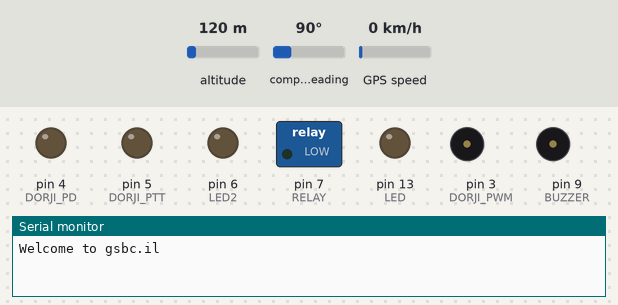
The sketch below on a simulated Arduino Uno, built with avr-gcc and run on an emulated ATmega328P. On the bench: switched loads named in the sketch (green lamp = pin HIGH), output pins drawn as LEDs (lit = HIGH), buzzer (waves = sounding, pin HIGH), the last lines printed to the serial monitor. The test bench sets the inputs (shaded band); at power-on: altitude 120 m, compass heading 90°, GPS speed 0 km/h. The GPS gets a fix after 3 s at 37.7749, -122.4194 with 8 satellites; the modem accepts every AT command (registered, SIM ready, sends succeed) and sends nothing else; pins used as bus, display or sensor lines are not drawn.

Above: at 0.1 s.
At 4.4 s:
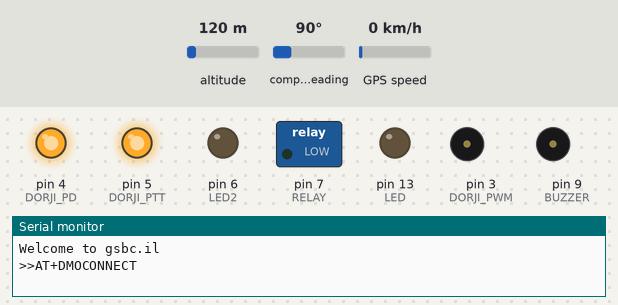
At 4.8 s:
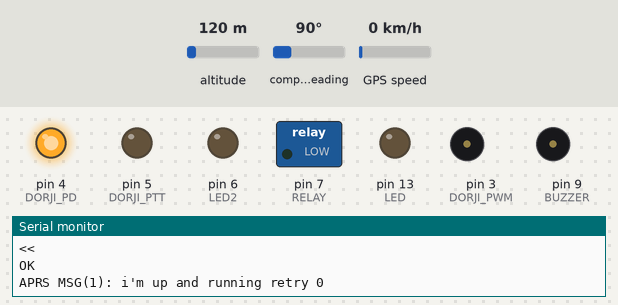
Timing chart, 0 to 4.9 s (numbered marks = the images above):
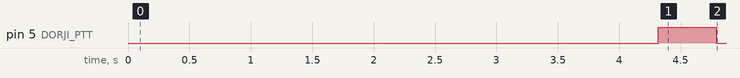

The sketch:

Balloon3MC.ino
```cpp
#include <TinyGPS.h>
#include <util/crc16.h>
#include <SoftwareSerial.h>

#define DORJI_RX 2
#define DORJI_TX 10
#define DORJI_PD 4
#define DORJI_PTT 5
#define DORJI_PWM 3

#define RELAY 7
#define BUZZER 9
#define LED 13
#define LED2 6
#define GPS_RX 11
#define GPS_TX 12

/*
Ganey Tikva
Sats HDOP Latitude Longitude Fix  Date       Time       Date Alt     Course Speed Card  Distance Course Card  Chars Sentences Checksum
          (deg)    (deg)     Age                        Age  (m)     --- from GPS ----  ---- to London  ----  RX    RX        Fail
--------------------------------------------------------------------------------------------------------------------------------------
4    254  32.06388 34.86903  487  06/27/2015 12:17:33   545  104.40  0.00   0.07  N     3564     317.72 NW    17160 58        112


NO FIX

|$GPGGA,130003.02,,,,,0,00,99.99,,,,,,*65
|$GPGGA,130004.00,,,,,0,00,99.99,,,,,,*60
|$GPGGA,130005.00,,,,,0,00,99.99,,,,,,*61
|$GPGGA,130006.00,,,,,0,00,99.99,,,,,,*62
Fix!
|$GPGGA,130029.00,3203.83323,N,03452.14076,E,1,04,11.89,104.6,M,17.4,M,,*6E
|$GPGGA,130030.00,3203.83277,N,03452.14068,E,1,04,11.90,104.8,M,17.4,M,,*6F
|$GPGGA,130031.00,3203.83253,N,03452.14062,E,1,04,11.91,103.8,M,17.4,M,,*64
|$GPGGA,130032.00,3203.83230,N,03452.14067,E,1,04,11.91,104.3,M,17.4,M,,*6B
|$GPGGA,130033.00,3203.83216,N,03452.14070,E,1,04,11.92,104.9,M,17.4,M,,*61
|$GPGGA,130034.00,3203.83106,N,03452.14077,E,1,05,6.12,106.4,M,17.4,M,,*53

*/
static const uint8_t PROGMEM _sine_table[] = {
#include "sine_table.h"
};

#define APRS_TX_ENABLE 5
#define APRS_PWM 3

#define RTTY_BAUD 50     // RTTY Baud rate (Recommended = 50)
#define BAUD_RATE      (1200)
#define TABLE_SIZE     (512)
#define PREAMBLE_BYTES (150)
#define REST_BYTES     (5)

int aprs_tx_status = 0, aprs_attempts = 0;
unsigned long startTime;
char comment[3]={
  ' ', ' ', '\0'};

#define APRS_TX_INTERVAL 0.25  // APRS TX Interval in minutes
#define APRS_CALLSIGN "4X6UB"
#define APRS_SSID     (11)

uint8_t sats = 0;
int32_t lat = 0, lon = 0, alt = 0;
int32_t maxalt = 0, lat_dec = 0, lon_dec =0 ,tslf=0;
int aprstxstatus=0;
int temperature1 = 0;
int hasJettisoned = 0;
int count, errorstatus=0;

volatile static uint8_t *_txbuf = 0;
volatile static uint8_t  _txlen = 0;

#define PLAYBACK_RATE    (F_CPU / 256)
#define SAMPLES_PER_BAUD (PLAYBACK_RATE / BAUD_RATE)
#define PHASE_DELTA_1200 (((TABLE_SIZE * 1200L) << 7) / PLAYBACK_RATE)
#define PHASE_DELTA_2200 (((TABLE_SIZE * 2200L) << 7) / PLAYBACK_RATE)
#define PHASE_DELTA_XOR  (PHASE_DELTA_1200 ^ PHASE_DELTA_2200)

TinyGPS gps;
SoftwareSerial nss(GPS_RX, GPS_TX);
SoftwareSerial mySerial(DORJI_RX, DORJI_TX); // RX, TX

long origin_lat = 0.0, origin_lon = 0.0;
long prev_alt = 0, origin_alt = 0;
bool had_fix = false;
bool im_lost = true;
long prev_time = TinyGPS::GPS_INVALID_TIME;
double vslp = 0;
long sim_time_delta = 0;

//#define APRS_TEST

/*****************************************************************************************/
/*                                      M A I N                                          */
/*****************************************************************************************/

void setup()
{
  Serial.begin(9600);
  Serial.print("Welcome to gsbc.il\r\n");
  pinMode(BUZZER,OUTPUT);
  digitalWrite(BUZZER, LOW);
  pinMode(RELAY,OUTPUT);
  digitalWrite(RELAY, LOW);
  pinMode(LED2,OUTPUT);
  pinMode(LED,OUTPUT);
  ax25_init();
  initialise_interrupt();
  nss.begin(4800);
  init_gps();
  delay(4000);
  mySerial.begin(9600);
  init_dorji();
  send_APRS_msg("i'm up and running");
}


void loop()
{
  bool newdata = false;
  unsigned long start = millis();
  float flat, flon;
  long llat, llon, lalt;
  unsigned long age, date, time, chars = 0;
  unsigned short sentences = 0, failed = 0;
  int sats = 0;

  Serial.print("|");

  // Every second we print an update
  while (millis() - start < 1000)
  {
    if (feedgps())
    {
      Serial.write('v');
      newdata = true;
    }
  }
  digitalWrite(LED2, !digitalRead(LED2));

  // age is calculated with millis() which is currupted by APRS ISR
  gps.get_position(&llat, &llon, &age);
  gps.get_datetime(&date, &time, &age);
  lalt = (long)gps.altitude();
  sats = gps.satellites();

#ifdef APRS_TEST
      age = 500;
      llat = 32063880; //32.06388 ; // milionth of deg
      llon = 34869030; //34.86903 ; // milionth of deg
      lalt = 10000 + 260 * sim_time_delta; // in cm
      sats = 3;
      time = 10000000 + 100 * (sim_time_delta++); // hhmmsscc
#endif

  bool is_fix_good = ((sats != TinyGPS::GPS_INVALID_SATELLITES)
                   && (llat != TinyGPS::GPS_INVALID_ANGLE)
                   && (llon != TinyGPS::GPS_INVALID_ANGLE));
  bool is_fix_new = (time != prev_time);

  if (is_fix_good && is_fix_new)
  {
    im_lost = false;
    if (!had_fix)
    {
      //first good fix
      Serial.print("\r\nFix!");
      had_fix = true;
      origin_lat = flat;
      origin_lon = flon;
      origin_alt = alt;
      print_fix_data(flat, flon, alt, sats);
      dorji_play_tone();
      prev_time = time;
    }

    lat = (long)(llat * 10);
    lon = (long)(llon * 10);
    alt = lalt / 100;

    double vertical_speed = (alt - prev_alt) / (timestamp(time) - timestamp(prev_time));
    prev_alt = alt;
    prev_time = time;
    vslp = (vslp + vertical_speed) / 2;

    // release mechanism
    if (!hasJettisoned)
    {
      if (alt > 300)
      Jettison(1);
    if (lon > 349400000) // 34.94
      Jettison(2);
//    if ( uptime > 7 * 60) // seconds
//     Jettison(3);
//    if (temperature1 < -35)
//      Jettison(4);
//    if (battvaverage < 2.0)
//      Jettison(5);
    }

#ifndef APRS_TEST
    if (alt < 500)
      digitalWrite(BUZZER, !digitalRead(BUZZER));
#endif

    if (aprs_tx_status==0)
    {
      startTime=millis();
      aprs_tx_status=1;
    }
    digitalWrite(LED, aprstxstatus);
    if(millis() - startTime > (APRS_TX_INTERVAL*60000))
    {
      Serial.print("\r\nTX!");
      aprs_tx_status=0;
      send_APRS_possition();
      aprs_attempts++;
    }
  }
  else // no fix
  {
    if (had_fix && !im_lost)
       send_APRS_msg("i'm lost");
    im_lost = true;
  }
}

void Jettison(int reason)
{
  char msg[50];
  char* myStrings[] = {"", "altitude", "longitude", "timeout", "temp", "battery", "lost gps"};
  strcpy(msg, "Jetison: ");
  strcat(msg, myStrings[reason]);
  digitalWrite(RELAY, HIGH);
  send_APRS_msg(msg);
  digitalWrite(RELAY, LOW);
      hasJettisoned = reason;
}

/*****************************************************************************************/
/*                                   Dorji                                               */
/*****************************************************************************************/

bool dorji_cmnd(char* cmnd)
{
  bool rc = false;
  Serial.print(">>");
  Serial.print(cmnd);
  mySerial.println(cmnd);
  delay(100);
  Serial.print("<<");
  while (mySerial.available())
  {
    rc = true;
    Serial.write(mySerial.read());
  }
  Serial.print("\r\n");
  delay(100);
  return rc;
}

void init_dorji()
{
  bool success = false;
  pinMode(DORJI_TX,OUTPUT);
  pinMode(DORJI_PD,OUTPUT);
  pinMode(DORJI_PTT,OUTPUT);
  pinMode(DORJI_PWM,OUTPUT);
  digitalWrite(DORJI_PD, HIGH);
  digitalWrite(DORJI_PTT, HIGH);

  mySerial.listen();
  while (!success)
  {
    success =  dorji_cmnd("AT+DMOCONNECT\r\n");
    success &= dorji_cmnd("AT+DMOSETGROUP=0,144.8000,144.8000,0000,4,0000\r\n");
    if (!success)
    {
      Serial.print("retry in 3 sec\r\n");
      delay(3000);
    }
  }
  nss.listen();
}

void dorji_play_tone()
{
      digitalWrite(DORJI_PTT, LOW);
      delay(500);
      tone(DORJI_PWM,100); delay(150);
      tone(DORJI_PWM,300); delay(150);
      tone(DORJI_PWM,700); delay(150);
      digitalWrite(DORJI_PTT, HIGH);
}

/*****************************************************************************************/
/*                                    APRS RealTime                                      */
/*****************************************************************************************/

void initialise_interrupt()
{
  // initialize Timer1
  cli();          // disable global interrupts
  TCCR1A = 0;     // set entire TCCR1A register to 0
  TCCR1B = 0;     // same for TCCR1B
  OCR1A = F_CPU / 1024 / RTTY_BAUD - 1;  // set compare match register to desired timer count:
  TCCR1B |= (1 << WGM12);   // turn on CTC mode:
  // Set CS10 and CS12 bits for:
  TCCR1B |= (1 << CS10);
  TCCR1B |= (1 << CS12);
  // enable timer compare interrupt:
  TIMSK1 |= (1 << OCIE1A);
  sei();          // enable global interrupts
}

ISR(TIMER1_COMPA_vect)
{

}

ISR(TIMER2_OVF_vect)
{

  static uint16_t phase  = 0;
  static uint16_t step   = PHASE_DELTA_1200;
  static uint16_t sample = 0;
  static uint8_t rest    = PREAMBLE_BYTES + REST_BYTES;
  static uint8_t byte;
  static uint8_t bit     = 7;
  static int8_t bc       = 0;
  /* Update the PWM output */
  OCR2B = pgm_read_byte(&_sine_table[(phase >> 7) & 0x1FF]);
  phase += step;

  if(++sample < SAMPLES_PER_BAUD) return;
  sample = 0;

  /* Zero-bit insertion */
  if(bc == 5)
  {
    step ^= PHASE_DELTA_XOR;
    bc = 0;
    return;
  }

  /* Load the next byte */
  if(++bit == 8)
  {
    bit = 0;

    if(rest > REST_BYTES || !_txlen)
    {
      if(!--rest)
      {
        /* Disable radio and interrupt */
        PORTD |= _BV(APRS_TX_ENABLE); // Same as digitalWrite(APRS_TX_ENABLE, HIGH); but more efficient
        aprstxstatus=0;
        TIMSK2 &= ~_BV(TOIE2);

        /* Prepare state for next run */
        phase = sample = 0;
        step  = PHASE_DELTA_1200;
        rest  = PREAMBLE_BYTES + REST_BYTES;
        bit   = 7;
        bc    = 0;
        return;
      }

      /* Rest period, transmit ax.25 header */
      byte = 0x7E;
      bc = -1;
    }
    else
    {
      /* Read the next byte from memory */
      byte = *(_txbuf++);
      if(!--_txlen) rest = REST_BYTES + 2;
      if(bc < 0) bc = 0;
    }
  }

  /* Find the next bit */
  if(byte & 1)
  {
    /* 1: Output frequency stays the same */
    if(bc >= 0) bc++;
  }
  else
  {
    /* 0: Toggle the output frequency */
    step ^= PHASE_DELTA_XOR;
    if(bc >= 0) bc = 0;
  }

  byte >>= 1;
}

void ax25_init(void)
{
  /* Fast PWM mode, non-inverting output on OC2A */
  TCCR2A = _BV(COM2B1) | _BV(WGM21) | _BV(WGM20);
  TCCR2B = _BV(CS20);
  pinMode(APRS_PWM, OUTPUT);
}

bool isTransmiting()
{
  return digitalRead(DORJI_PTT) == LOW;
}

long timestamp(long time)
{
  long hour = time / 1000000;
  long minute = (time / 10000) % 100;
  long second = (time / 100) % 100;
  long hundredths = time % 100;
  return hour * 3600 + minute * 60 + second;
}

/*****************************************************************************************/
/*                                        AX.25                                          */
/*****************************************************************************************/

void ax25_frame(char *scallsign, char sssid, char *dcallsign, char dssid,
char *path1, char ttl1, char *path2, char ttl2, char *data, ...)
{
  static uint8_t frame[100];
  uint8_t *s;
  uint16_t x;
  va_list va;

  va_start(va, data);

  /* Pause while there is still data transmitting */
  while(_txlen);

  /* Write in the callsigns and paths */
  s = _ax25_callsign(frame, dcallsign, dssid);
  s = _ax25_callsign(s, scallsign, sssid);
  if(path1) s = _ax25_callsign(s, path1, ttl1);
  if(path2) s = _ax25_callsign(s, path2, ttl2);

  /* Mark the end of the callsigns */
  s[-1] |= 1;

  *(s++) = 0x03; /* Control, 0x03 = APRS-UI frame */
  *(s++) = 0xF0; /* Protocol ID: 0xF0 = no layer 3 data */

  vsnprintf((char *) s, 100 - (s - frame) - 2, data, va);
  va_end(va);

  /* Calculate and append the checksum */
  for(x = 0xFFFF, s = frame; *s; s++)
    x = _crc_ccitt_update(x, *s);

  *(s++) = ~(x & 0xFF);
  *(s++) = ~((x >> 8) & 0xFF);

  /* Point the interrupt at the data to be transmit */
  _txbuf = frame;
  _txlen = s - frame;

  /* Enable the timer and key the radio */
  TIMSK2 |= _BV(TOIE2);
  //PORTA |= TXENABLE;
}

char *ax25_base91enc(char *s, uint8_t n, uint32_t v)
{
  /* Creates a Base-91 representation of the value in v in the string */
  /* pointed to by s, n-characters long. String length should be n+1. */

  for(s += n, *s = '\0'; n; n--)
  {
    *(--s) = v % 91 + 33;
    v /= 91;
  }

  return(s);
}

static uint8_t *_ax25_callsign(uint8_t *s, char *callsign, char ssid)
{
  char i;
  for(i = 0; i < 6; i++)
  {
    if(*callsign) *(s++) = *(callsign++) << 1;
    else *(s++) = ' ' << 1;
  }
  *(s++) = ('0' + ssid) << 1;
  return(s);
}

uint16_t crccat(char *msg)
{
  uint16_t x;


  while(*msg == '$') msg++;


  for(x = 0xFFFF; *msg; msg++)
    x = _crc_xmodem_update(x, *msg);


  snprintf_P(msg, 8, PSTR("*%04X\n"), x);

  return(x);
}

/*****************************************************************************************/
/*                                    APRS Background                                    */
/*****************************************************************************************/
uint16_t seq = 0;

void send_APRS_possition()
{
  ax25_init();
  gps_off();
  tx_aprs_pos();
  while (isTransmiting())
   ;
  gps_on();
}

void send_APRS_msg(char* msg)
{
  static int  msgid = 1;
  int retrys = 3;

  ax25_init();
  gps_off();
  Serial.print("APRS MSG(");
  Serial.print(msgid);
  Serial.print("): ");
  Serial.print(msg);
  Serial.print(" retry ");
  for (int retry=0; retry<retrys; retry++)
      {
        aprs_tx_status=0;
        tx_aprs_msg(msg, msgid);
        aprs_attempts++;
        Serial.print(retry);
#ifndef APRS_TEST
        delay(10000);
#endif
      }
  msgid++;
  Serial.println();
  gps_on();
}

void tx_aprs_pos()
{
  aprstxstatus=1;
  PORTD &= ~_BV(APRS_TX_ENABLE); // Same as digitalWrite(APRS_TX_ENABLE, LOW); but more efficient
  char slat[5];
  char slng[5];
  char stlm[9];

  double aprs_lat, aprs_lon;

  /* Convert the UBLOX-style coordinates to
   	 * the APRS compressed format */
  aprs_lat = 900000000 - lat ;
  aprs_lat = aprs_lat / 26 - aprs_lat / 2710 + aprs_lat / 15384615;
  aprs_lon = 900000000 + lon/2;
  aprs_lon = aprs_lon / 26 - aprs_lon / 2710 + aprs_lon / 15384615;
  int32_t aprs_alt = alt * 32808 / 10000;


  /* Construct the compressed telemetry format */
  ax25_base91enc(stlm + 0, 2, seq);
  ax25_frame(
    APRS_CALLSIGN, APRS_SSID,
    "APRS", 0,
    //0, 0, 0, 0,
    "WIDE1", 1, "WIDE2",1,
    //"WIDE2", 1,
    "!/%s%sO   /A=%06ld|%s|%s/%s,%d,%i,vs=%i,%02X, //bit.ly/1Et51q9",
    ax25_base91enc(slat, 4, aprs_lat),
    ax25_base91enc(slng, 4, aprs_lon),
    aprs_alt, stlm, comment,APRS_CALLSIGN, count, errorstatus, (int)vslp, hasJettisoned
      );
  seq++;
}

void tx_aprs_msg(char* msg, int msgid)
{
  aprstxstatus=1;
  PORTD &= ~_BV(APRS_TX_ENABLE); // Same as digitalWrite(APRS_TX_ENABLE, LOW); but more efficient

  /* Construct the compressed telemetry format */
  ax25_frame(
    APRS_CALLSIGN, APRS_SSID,
    "APRS", 0,
    //0, 0, 0, 0,
    "WIDE1", 1, "WIDE2",1,
    //"WIDE2", 1,
//    ":4X6UB    :%s{%05d",msg, msgid
      ":BLN1BALON:%s{%05d",msg, msgid
    );
  seq++;
}

/*****************************************************************************************/
/*                                         GPS                                          */
/*****************************************************************************************/

void init_gps()
{
  // Turning off all GPS NMEA strings apart from GPGGA on the uBlox modules
  nss.print("$PUBX,40,GLL,0,0,0,0*5C\r\n");
  nss.print("$PUBX,40,ZDA,0,0,0,0*44\r\n");
  nss.print("$PUBX,40,VTG,0,0,0,0*5E\r\n");
  nss.print("$PUBX,40,GSV,0,0,0,0*59\r\n");
  nss.print("$PUBX,40,GSA,0,0,0,0*4E\r\n");
  nss.print("$PUBX,40,RMC,0,0,0,0*47\r\n");
}

void gps_off()
{
  // during aprs transmition, the softserial interrupt disturbs pwm timing
  // so as a hack I switch to the dorji softserial which is idle
  mySerial.listen();
}

void gps_on()
{
  nss.listen();
}

static bool feedgps()
{
  char c;
  while (nss.available())
  {
    c = nss.read();
//    Serial.write(c);
    if (gps.encode(c))
      return true;
  }
  return false;
}

void print_fix_data(double flat, double flon, double alt, int sats)
{
      Serial.print("sats=");
      Serial.print(sats);
     Serial.print(" lat=");
      Serial.print(flat);
      Serial.print(" lon=");
      Serial.print(flon);
      Serial.print(" alt=");
      Serial.print(alt);
      Serial.println();
}
```

Source omitted: sine_table.h (data table, 2592 bytes)
